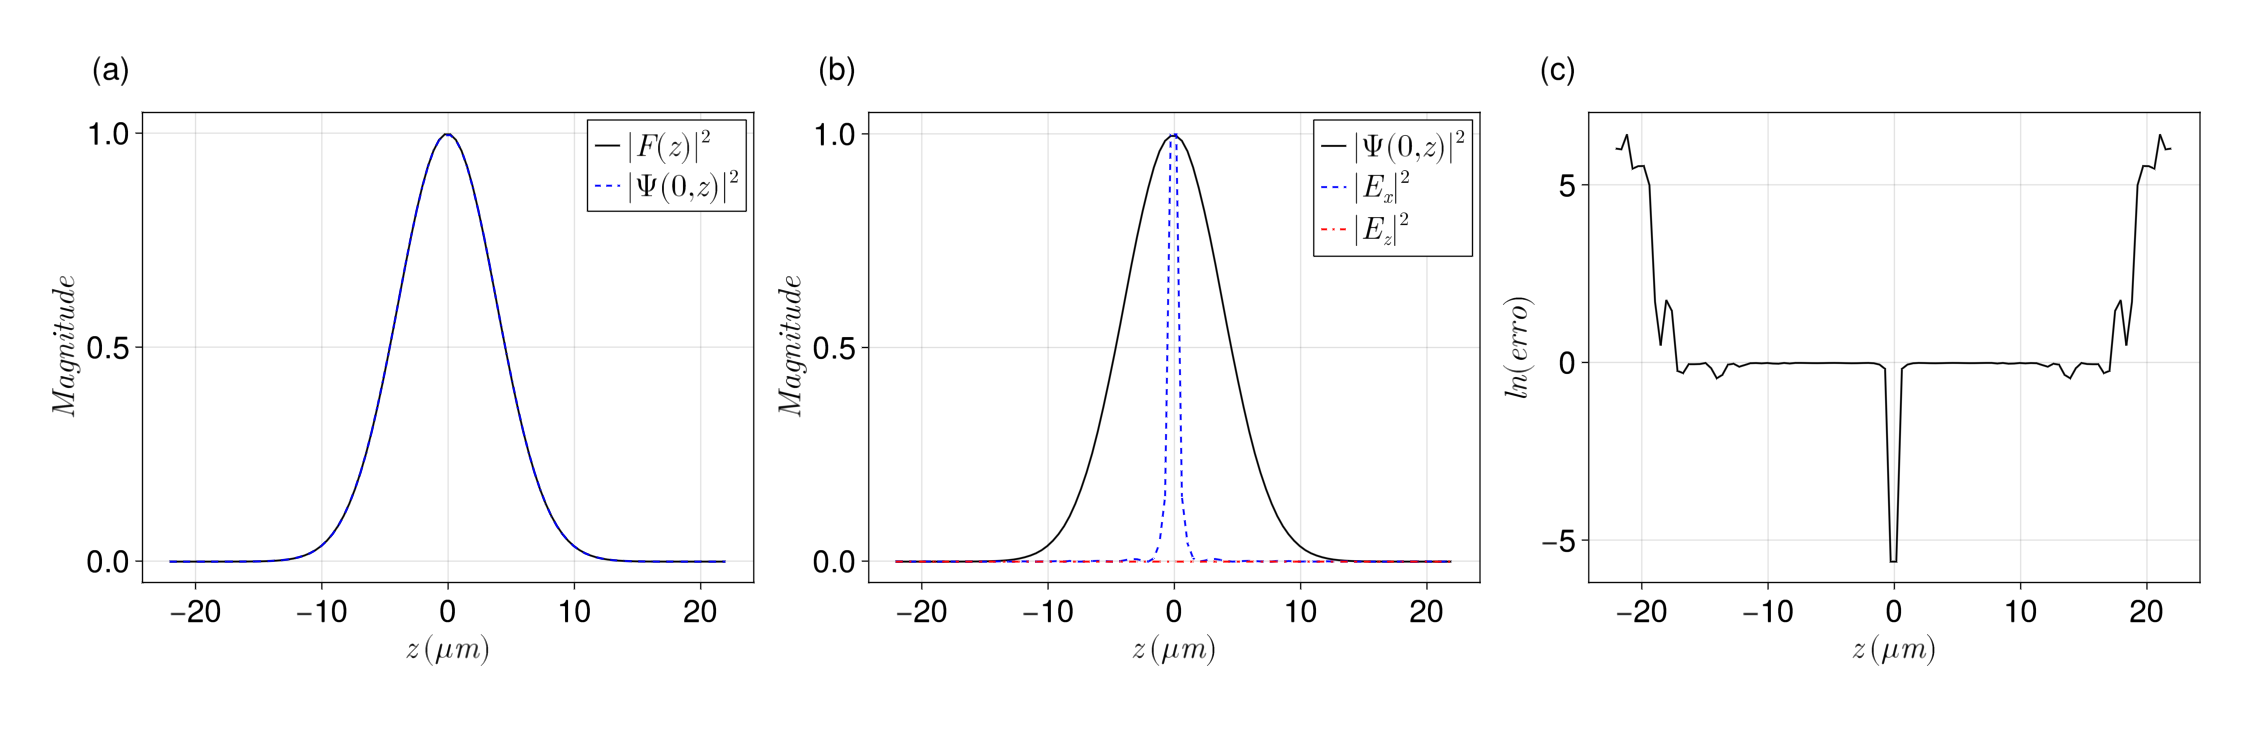

This figure's Julia source:
using WGLMakie, ColorSchemes, ColorTypes, JLD2
using MakieThemes, SpecialFunctions, HypergeometricFunctions, AssociatedLegendrePolynomials

lambda = 1064 * 10^-9
c = 299792458
omega = 2 * pi * c / lambda
k = omega / c
K = 2 * k
Zmax = 22 * 10^-6
pmax = 1000
nmax = 47
z0 = 0
Q = 0.9 * k
E0 = 1

lmax = Int(round(Zmax * k / pi, RoundUp))
lmin = Int(round(-Zmax * k / pi, RoundDown))

tam = 100

function load_B_values(filename::String)
    @load filename B1_vals B2_vals B3_vals B4_vals
    return B1_vals, B2_vals, B3_vals, B4_vals
end

# Loads stored B values
B1_data, B2_data, B3_data, B4_data = load_B_values("./GLMT/Bvalues.jld2")

function F(z)
    term1 = exp(- 1im * Q * z)
    term2 = exp(- 8 * (z/Zmax)^2)
    return term1 * term2
end

Fterms = F.(pi .* range(-lmax,lmax) ./ k)

function gTM(n, m)
    term1 = - (1.0im)^m / 2 * (-1.0)^((m - abs(m))/2) * exp(loggamma(n-m+1) - loggamma(n + abs(m) + 1)) # uses log to prevent overflow with big factorials
    term2 = 0
    for p in range(-pmax,pmax)
        term3 = 0
        for l in range(lmin, lmax)
            term3 += Fterms[l - lmin + 1] * sinint(pi * (l + p) + k * z0)
        end
        term2 += (B1_data[(n, p)] * (m + 1) + B2_data[(n, p)] * (1 - m))/2 * term3
    end
    return term1 * term2
end

function gTE(n, m)
    term1 = (1.0im)^(m + 1) / 2 * (-1.0)^((m - abs(m))/2) * exp(loggamma(n-m+1) - loggamma(n + abs(m) + 1)) # uses log to prevent overflow with big factorials
    term2 = 0
    for p in range(-pmax,pmax)
        term3 = 0
        for l in range(lmin, lmax)
            term3 += Fterms[l - lmin + 1] * sinint(pi * (l + p) + k * z0)
        end
        term2 += (B3_data[(n, p)] * (m + 1) - B4_data[(n, p)] * (1 - m))/2 * term3
    end
    return term1 * term2
end

function cn(n)
    return 1 / (1.0im * k) * (-1.0im)^n * (2*n+1) / (n * (n+1))
end

cterms = cn.(range(1,nmax))

# calculates Legendre associated function and derivatives
dP, P = dlegendre(Val(:unnormalized), 1, nmax, 1; ph_term=true)

#println(dP)

function ErTM(r, theta, phi)
    term1 = 0
    for n in range(1, nmax)
        term2 = 0
        for m in (-1,1)
            term2 +=  gTM(n,m) * Plm(n, 1, 1) * exp(1im * m * phi)
        end
        term1 += cterms[n] * n * (n+1) / r * sphericalbesselj(n, k * r) * term2
    end
    return E0 * term1
end

function EthetaTM(r, theta, phi)
    term1 = 0
    for n in range(1, nmax)
        term2 = 0
        for m in (-1,1)
            term2 +=  gTM(n,m) * (Plm(n, 1, cos(theta + 0.001)) - Plm(n, 1, cos(theta)))/0.001 * exp(1im * m * phi)
        end
        term1 += cterms[n] * (k * (r + 0.001) * sphericalbesselj(n, k * (r + 0.001)) - k * r * sphericalbesselj(n, k * r))/ 0.001 * term2
    end
    return E0 * term1 / r
end

function EphiTM(r, theta, phi)
    if theta == 0
        return 0
    end
    term1 = 0
    for n in range(1, nmax)
        term2 = 0
        for m in (-1,1)
            term2 += m * gTM(n,m) * P[n + 1, 2] / sin(theta) * exp(1im * m * phi)
        end
        term1 += cterms[n] * (k * sphericalbesselj(n-1, k * r) - n / r * sphericalbesselj(n, k * r)) * term2
    end
    return E0 * term1 * 1im
end

function ErTE(r, theta, phi)
    return 0
end

function EthetaTE(r, theta, phi)
    if theta == 0
        return 0
    end
    term1 = 0
    for n in range(1, nmax)
        term2 = 0
        for m in (-1,1)
            term2 += m * gTE(n,m) * P[n + 1, 2] / sin(theta) * exp(1im * m * phi)
        end
        term1 += cterms[n] * sphericalbesselj(n, k * r) * term2
    end
    return E0 * term1 * k
end

function EphiTE(r, theta, phi)
    term1 = 0
    for n in range(1, nmax)
        term2 = 0
        for m in (-1,1)
            term2 += gTE(n,m) * dP[n + 1, 2] * exp(1im * m * phi)
        end
        term1 += cterms[n] * sphericalbesselj(n, k * r) * term2
    end
    return E0 * term1 * 1im * k
end

function Er(r, theta, phi)
    return ErTE(r, theta, phi) + ErTM(r, theta, phi)
end

function Etheta(r, theta, phi)
    return EthetaTE(r, theta, phi) + EthetaTM(r, theta, phi)
end

function Ephi(r, theta, phi)
    return EphiTE(r, theta, phi) + EphiTM(r, theta, phi)
end

function Ex(x, y, z)
    r = sqrt(x^2 + y^2 + z^2)
    theta = 0 #acos(z/r)
    phi = 0 #atan(y/x)
    comp1 = 0 # Er(r, theta, phi) * sin(theta) * cos(phi)
    comp2 = Etheta(r, theta, phi) * cos(theta) * cos(phi)
    comp3 = 0 #- Ephi(r, theta, phi) * sin(phi)
    return comp1 + comp2 + comp3
end

function Ey(x, y, z)
    r = sqrt(x^2 + y^2 + z^2)
    theta = 0 #acos(z/r)
    phi = 0 #atan(y/x)
    comp1 = 0#Er(r, theta, phi) * sin(theta) * sin(phi)
    comp2 = 0#Etheta(r, theta, phi) * cos(theta) * sin(phi)
    comp3 = Ephi(r, theta, phi) * cos(phi)
    return comp1 + comp2 + comp3
end

function Ez(x, y, z)
    r = sqrt(x^2 + y^2 + z^2)
    theta = acos(z/r)
    phi = 0 #atan(y/x)
    comp1 = Er(r, theta, phi) * cos(theta)
    comp2 = 0 # - Etheta(r, theta, phi) * sin(theta)
    return comp1 + comp2
end

function FW(r, z)
    sum_mackinnon = 0 + 0im
    for n in range(-lmax, lmax)
        sum_mackinnon += F(- 2 * n * pi / K) * sinc(1/pi * sqrt((omega * r/c)^2 + (z * omega / c + pi * n)^2))
    end
    return sum_mackinnon
end

R = 1 * 10^(-6)

zvalues = LinRange(-Zmax, Zmax, tam)
println("Starting Calculation")
intensityX = [abs2(Ex(0, 0, z)) for z in zvalues]
intensityZ = [abs2(Ez(0, 0, z)) for z in zvalues]
intensityFW = [abs2(FW(0, z)) for z in zvalues]

# normaliza, remover depois
val_normalize = maximum(intensityX)
intensityX = intensityX ./ val_normalize
#intensityZ = intensityZ ./ maximum(intensityZ)

# plots
fig = Figure(figure_padding=40, size= 3 .*(600, 200), fontsize = 25)
ax1 = Axis(fig[1, 1], 
    xlabel = L"z \, (\mu m)", ylabel = L"Magnitude", aspect=1.3)
ax2 = Axis(fig[1, 2], 
    xlabel = L"z \, (\mu m)", ylabel = L"Magnitude", aspect=1.3)
ax3 = Axis(fig[1, 3], 
    xlabel = L"z \, (\mu m)", ylabel = L"ln(erro)", aspect=1.3)

Label(fig[1,1][1, 1, TopLeft()], "(a)", fontsize = 25,
    padding = (0, 10, -7, 0), halign = :right)
Label(fig[1,2][1, 1, TopLeft()], "(b)", fontsize = 25,
    padding = (0, 10, -7, 0), halign = :right)
Label(fig[1,3][1, 1, TopLeft()], "(c)", fontsize = 25,
    padding = (0, 10, -7, 0), halign = :right)

Fplot = abs2.(F.(zvalues))

zvalues *= 10^6

lines!(ax1, zvalues, Fplot, color="black", label=L"|F(z)|^2")
lines!(ax1, zvalues, intensityFW, color="blue", label=L"|\Psi(0,z)|^2", linestyle=:dash)
lines!(ax2, zvalues, intensityFW, color="black", label=L"|\Psi(0,z)|^2")
lines!(ax2, zvalues, intensityX, label=L"|E_x|^2", color="blue", linestyle=:dash)
lines!(ax2, zvalues, intensityZ, label=L"|E_z|^2", color="red", linestyle=:dashdot)
lines!(ax3, zvalues, log.(abs.(intensityX .- intensityFW)./intensityFW), color="black")

axislegend(ax1, position=:rt)
axislegend(ax2, position=:rt)

#colgap!(fig.layout, Relative(0.1))
#rowgap!(fig.layout, 2, 10)
resize_to_layout!(fig)

save("FW_compara.png", fig)
